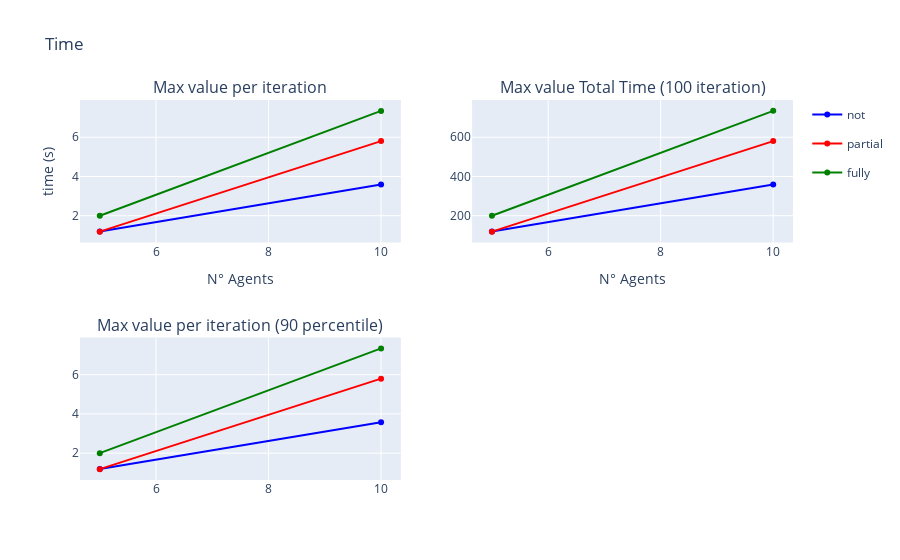

The notebook cell this image was saved under:
### Markdown cell above
### Total Time - Max time per iteration

### Code cell
fig = make_subplots(rows=2, cols=2, subplot_titles=("Max value per iteration", "Max value Total Time (100 iteration)", "Max value per iteration (90 percentile)"))

fig.add_trace(go.Scatter(x=to_plot_tot_max_mean.index, y=to_plot_tot_max_mean['not'], name='not', legendgroup='not', line=dict(color='blue')), row=1, col=1)
fig.add_trace(go.Scatter(x=to_plot_tot_max_mean.index, y=to_plot_tot_max_mean['partial'], name = 'partial', legendgroup='partial', line=dict(color='red')), row=1, col=1)
fig.add_trace(go.Scatter(x=to_plot_tot_max_mean.index, y=to_plot_tot_max_mean['fully'], name='fully', legendgroup='fully', line=dict(color='green')), row=1, col=1)

fig.add_trace(go.Scatter(x=to_plot_tot_max_sum.index, y=to_plot_tot_max_sum['not'], name='not', legendgroup='not', line=dict(color='blue'), showlegend=False), row=1, col=2)
fig.add_trace(go.Scatter(x=to_plot_tot_max_sum.index, y=to_plot_tot_max_sum['partial'], name='partial', legendgroup='partial', line=dict(color='red'), showlegend=False), row=1, col=2)
fig.add_trace(go.Scatter(x=to_plot_tot_max_sum.index, y=to_plot_tot_max_sum['fully'], name='fully', legendgroup='fully', line=dict(color='green'), showlegend=False), row=1, col=2)

fig.add_trace(go.Scatter(x=to_plot_tot_max_mean_percentile.index, y=to_plot_tot_max_mean_percentile['not'], name='not', legendgroup='not', line=dict(color='blue'), showlegend=False), row=2, col=1)
fig.add_trace(go.Scatter(x=to_plot_tot_max_mean_percentile.index, y=to_plot_tot_max_mean_percentile['partial'], name = 'partial', legendgroup='partial', line=dict(color='red'), showlegend=False), row=2, col=1)
fig.add_trace(go.Scatter(x=to_plot_tot_max_mean_percentile.index, y=to_plot_tot_max_mean_percentile['fully'], name='fully', legendgroup='fully', line=dict(color='green'), showlegend=False), row=2, col=1)

fig.update_yaxes(title_text="time (s)", row=1, col=1)
fig.update_xaxes(title_text="N° Agents", row=1, col=1)
fig.update_xaxes(title_text="N° Agents", row=1, col=2)

fig.update_layout(title='Time')

fig.show()

### Figure 1 — Plotly figure (JSON) as saved in the notebook; plotly's stock layout.template omitted (floating-point values rounded to 4 significant figures)
{"data": [{"legendgroup": "not", "line": {"color": "blue"}, "name": "not", "type": "scatter", "x": [5, 10], "xaxis": "x", "y": [1.198, 3.587], "yaxis": "y"}, {"legendgroup": "partial", "line": {"color": "red"}, "name": "partial", "type": "scatter", "x": [5, 10], "xaxis": "x", "y": [1.188, 5.805], "yaxis": "y"}, {"legendgroup": "fully", "line": {"color": "green"}, "name": "fully", "type": "scatter", "x": [5, 10], "xaxis": "x", "y": [2.0, 7.346], "yaxis": "y"}, {"legendgroup": "not", "line": {"color": "blue"}, "name": "not", "showlegend": false, "type": "scatter", "x": [5, 10], "xaxis": "x2", "y": [119.8, 358.7], "yaxis": "y2"}, {"legendgroup": "partial", "line": {"color": "red"}, "name": "partial", "showlegend": false, "type": "scatter", "x": [5, 10], "xaxis": "x2", "y": [118.8, 580.5], "yaxis": "y2"}, {"legendgroup": "fully", "line": {"color": "green"}, "name": "fully", "showlegend": false, "type": "scatter", "x": [5, 10], "xaxis": "x2", "y": [200.0, 734.6], "yaxis": "y2"}, {"legendgroup": "not", "line": {"color": "blue"}, "name": "not", "showlegend": false, "type": "scatter", "x": [5, 10], "xaxis": "x3", "y": [1.193, 3.58], "yaxis": "y3"}, {"legendgroup": "partial", "line": {"color": "red"}, "name": "partial", "showlegend": false, "type": "scatter", "x": [5, 10], "xaxis": "x3", "y": [1.186, 5.797], "yaxis": "y3"}, {"legendgroup": "fully", "line": {"color": "green"}, "name": "fully", "showlegend": false, "type": "scatter", "x": [5, 10], "xaxis": "x3", "y": [1.998, 7.34], "yaxis": "y3"}], "layout": {"annotations": [{"font": {"size": 16}, "showarrow": false, "text": "Max value per iteration", "x": 0.225, "xanchor": "center", "xref": "paper", "y": 1, "yanchor": "bottom", "yref": "paper"}, {"font": {"size": 16}, "showarrow": false, "text": "Max value Total Time (100 iteration)", "x": 0.775, "xanchor": "center", "xref": "paper", "y": 1, "yanchor": "bottom", "yref": "paper"}, {"font": {"size": 16}, "showarrow": false, "text": "Max value per iteration (90 percentile)", "x": 0.225, "xanchor": "center", "xref": "paper", "y": 0.375, "yanchor": "bottom", "yref": "paper"}], "title": {"text": "Time"}, "xaxis": {"anchor": "y", "domain": [0, 0.45], "title": {"text": "N° Agents"}}, "xaxis2": {"anchor": "y2", "domain": [0.55, 1], "title": {"text": "N° Agents"}}, "xaxis3": {"anchor": "y3", "domain": [0, 0.45]}, "xaxis4": {"anchor": "y4", "domain": [0.55, 1]}, "yaxis": {"anchor": "x", "domain": [0.625, 1], "title": {"text": "time (s)"}}, "yaxis2": {"anchor": "x2", "domain": [0.625, 1]}, "yaxis3": {"anchor": "x3", "domain": [0, 0.375]}, "yaxis4": {"anchor": "x4", "domain": [0, 0.375]}}}
